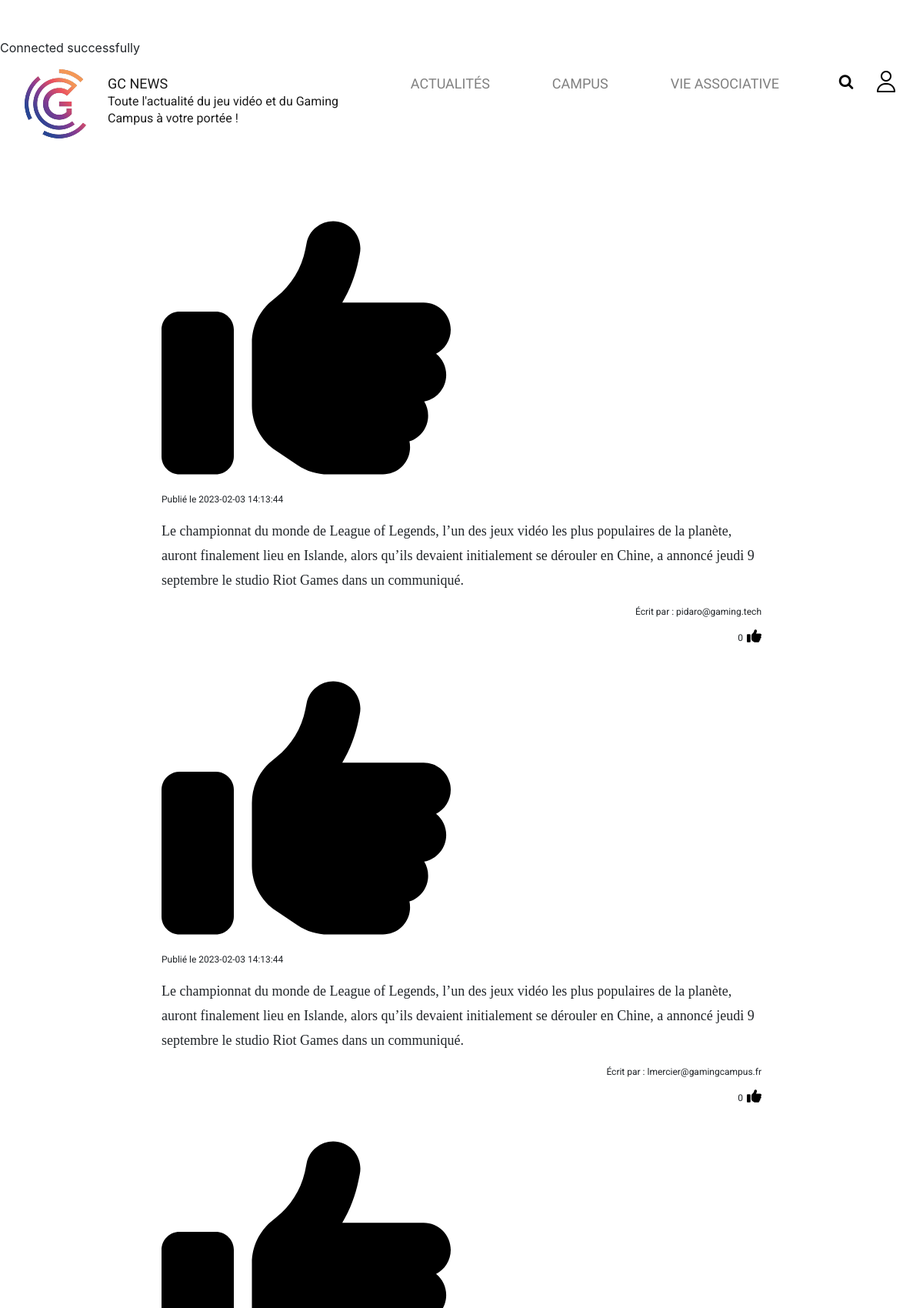
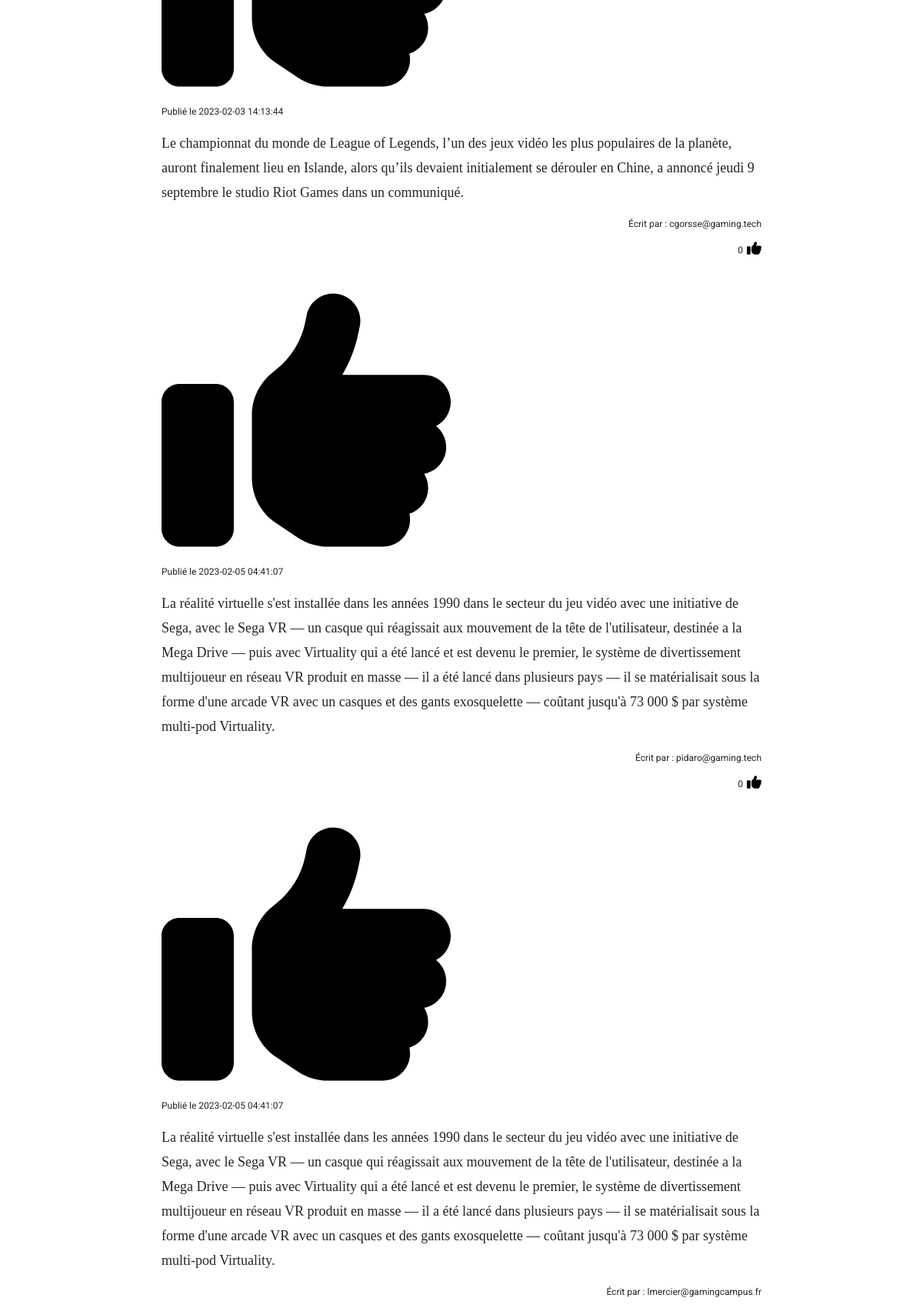
The app's page /article.php (upper part) with its own data (2 pictures, top to bottom).
### tables this page shows
CREATE TABLE `user` (
  `id_user` int(11) NOT NULL,
  `email` varchar(100) NOT NULL,
  `pass` varchar(100) NOT NULL,
  `classe_user` varchar(50) NOT NULL
);

CREATE TABLE `article` (
  `id_article` int(11) NOT NULL,
  `id_auteur` int(11) NOT NULL,
  `description_article` varchar(255) NOT NULL,
  `image_article` varchar(50) NOT NULL,
  `classe_article` varchar(50) NOT NULL,
  `article_texte` text NOT NULL,
  `date_publication` datetime NOT NULL DEFAULT current_timestamp(),
  `mots_clés_article` varchar(255) NOT NULL,
  `categorie_article` varchar(50) NOT NULL,
  `like_article` bigint(20) NOT NULL DEFAULT 0
);

### config/database.php (called while the page is built)
<?php
require 'config/constants.php';
?>

### article.php (the view, shortened to what this page needs)
<!DOCTYPE html>
<html lang="fr">
    <head>
        <link href="https://cdn.jsdelivr.net/npm/bootstrap@5.3.0-alpha1/dist/css/bootstrap.min.css" rel="stylesheet">
        <link rel="stylesheet" href="https://cdn.jsdelivr.net/npm/bootstrap@4.1.3/dist/css/bootstrap.min.css">
        <link rel="stylesheet" href="https://cdnjs.cloudflare.com/ajax/libs/font-awesome/4.7.0/css/font-awesome.min.css">
        <link rel="stylesheet" href="CSS/index.css"/>
</head>
<body>
<?php
    include 'partials/header.php';
    require_once('config/constants.php');
    $info = new takeinfo($conn);
    $art = $info->getArticle(2);
    $user = $info->getUser(2);
?>
<?php foreach ($art as $article)
    {
        foreach ($user as $ppl)
        {
?>
<div class="main-article">
    <div class="title-art">
    </div>
    <div class="image-art">
        <img src="assets/thumbs-up-solid.svg" alt="">
    </div>
    <div class="date-art">
        <p>Publié le <?php echo $article['date_publication']; ?></p>
    </div>
    <div class="content-art">
        <p><?php echo $article['article_texte']; ?></p>
    </div>
    <div class="author-art">
        <p>Écrit par : <?php echo $ppl['email']; ?></p>
    </div>
    <div class="like-art">
        <p><?php echo $article['like_article']; ?></p>
        <a href="">
            <img class="logo-like" src="assets/thumbs-up-solid.svg" alt="like-button">
        </a>
    </div>
</div>
<?php
}}
?>
<?php
include 'partials/footer.php';
?>
</body>
</html>

### config/constants.php (shortened to what this page needs)
<?php
class takeinfo {
    function __construct($db){
        $this->db = $db;
    }
    function getArticle($art){
        $sql = "SELECT * FROM article";
        $stm = $this->db->prepare($sql);
        $stm->execute(array($art));
        return $stm->fetchAll();
    }
    function getUser($user){
        $sql = "SELECT * FROM user";
        $stm = $this->db->prepare($sql);
        $stm->execute(array($user));
        return $stm->fetchAll();
    }
}
try {
    echo "Connected successfully";
    }
catch(PDOException $e)
   {
   echo "Connection failed: " . $e->getMessage();
   }
?>

### partials/header.php (shortened to what this page needs)
<?php
require 'config/database.php';
?>
<!DOCTYPE html>
<html lang="fr">
    <head>
        <link href="https://cdn.jsdelivr.net/npm/bootstrap@5.3.0-alpha1/dist/css/bootstrap.min.css" rel="stylesheet">
        <link rel="stylesheet" href="https://cdn.jsdelivr.net/npm/bootstrap@4.1.3/dist/css/bootstrap.min.css">
        <link rel="stylesheet" href="https://cdnjs.cloudflare.com/ajax/libs/font-awesome/4.7.0/css/font-awesome.min.css">
        <link rel="stylesheet" href="CSS/index.css"/>
</head>
  <body>
   <div class="navbar">
    <nav class="navbar navbar-expand-lg navbar-light">
        <img class="imglogogc" src="assets/logogamingcampus.png" alt="Logo Gaming Campus" >
        <div class="collapse navbar-collapse" id="navbarSupportedContent">
          <ul class="navbar-nav mr-auto">
            <li class="nav-item active">
              <h1 class="nav-link" href="<?=ROOT_URL?>">GC NEWS<br><span>Toute l'actualité du jeu vidéo et du Gaming Campus à votre portée !</span><span class="sr-only"></span></h1>
            </li>
            <li class="nav-item dropdown">
              <a class="nav-link dropdown-toggle" href="#" id="navbarDropdown" role="button" data-toggle="dropdown">
                ACTUALITÉS
              </a>
            </li>
            <li class="nav-item dropdown">
              <a class="nav-link dropdown-toggle" href="#" id="navbarDropdown" role="button" data-toggle="dropdown">
                CAMPUS
              </a>
            </li>
            <li class="nav-item dropdown">
              <a class="nav-link dropdown-toggle" href="#" id="navbarDropdown" role="button" data-toggle="dropdown">
                VIE ASSOCIATIVE
              </a>
            </li>
            <div class="search-box">
              <button class="btn-search"><i class="fa fa-search"></i></button>
              <input type="text" class="input-search" placeholder="Que cherchez-vous ?">
            </div>
            <div class="profile-btn">
              <a href="admin/admin.php" title="Profil">
                <img class="iconprofil" src="assets/iconprofile.png" alt="Profil" width="32px"
                height="32px">
              </a>
            </div>
          </ul>
        </div>
      </nav>
    </div>

### partials/footer.php (shortened to what this page needs)
</body>
</html>

### CSS/index.css (style rules this page uses)
body { margin-top: 50px; }
.navbar { display: flex; margin-left: auto; margin-right: auto; height: 100%; padding-bottom: 1cm; }
.navbar .collapse h1 { font-family: 'Red Rose', cursive; font-size: 18px; line-height: 22px; }
.navbar .collapse h1 span { font-family: 'Roboto', sans-serif; font-size: 16px; line-height: 19px; }
.navbar li { margin-right: 65px; color: black; }
#navbarDropdown { font-family: 'Red Rose', cursive; font-size: 18px; line-height: 22px; }
.dropdown-toggle::after { content: none; }
@media only screen and (min-width: 1200px) { .imglogogc { padding-right: 20px; } }
.search-box { width: fit-content; height: fit-content; position: relative; }
.input-search { height: 50px; width: 50px; border-style: none; padding: 10px; font-size: 18px; letter-spacing: 2px; outline: none; border-radius: 25px; transition: all .5s ease-in-out; padding-right: 40px; color:rgb(0, 0, 0); }
.input-search::placeholder { color:rgba(0, 0, 0, 0.5); font-size: 18px; letter-spacing: 2px; font-weight: 100; }
.btn-search { width: 32px; height: 32px; border-style: none; font-size: 20px; font-weight: bold; outline: none; cursor: pointer; border-radius: 50%; position: absolute; right: 20px; color:#030303 ; background-color:transparent; pointer-events: painted; }
.main-article { display: flex; flex-direction: column; font-family: 'Playfair Display', serif; font-weight: 400; font-size: 18px; line-height: 32px; height: 100%; margin-left: 17.5%; margin-right: 17.5%; }
.main-article .author-art { font-family: 'Roboto', sans-serif; font-weight: 400; font-size: 12px; line-height: 18px; display: flex; justify-content: flex-end; }
.image-art img { max-width: 675px; max-height: 376px; width: auto; height: auto; }
.like-art { display: flex; flex-direction: row; }
.main-article .date-art, .main-article .like-art { font-family: 'Roboto', sans-serif; font-weight: 400; font-size: 12px; line-height: 18px; justify-content: flex-end; }
.main-article .logo-like { width: 19px; position: inherit; margin: -5px 0 0 5px; }
* { margin: 0; padding: 0; text-decoration: none; list-style: none; }
body { background: var(--color1); }

### records on screen
article: date_publication "2023-02-03 14:13:44", article_texte "Le championnat du monde de League of Legends, l’un des jeux vidéo les plus populaires de la planète, auront finalement lieu en Islande, alors qu’ils devaient initialement se dérouler en Chine, a annoncé jeudi 9 septembre le studio Riot Games dans un communiqué.", like_article "0"
user: email "pidaro@gaming.tech"
user: email "lmercier@gamingcampus.fr"
user: email "cgorsse@gaming.tech"
article: date_publication "2023-02-05 04:41:07", article_texte "La réalité virtuelle s'est installée dans les années 1990 dans le secteur du jeu vidéo avec une initiative de Sega, avec le Sega VR — un casque qui réagissait aux mouvement de la tête de l'utilisateur, destinée a la Mega Drive — puis avec Virtuality qui a été lancé et est devenu le premier, le système de divertissement multijoueur en réseau VR produit en masse — il a été lancé dans plusieurs pays — il se matérialisait sous la forme d'une arcade VR avec un casques et des gants exosquelette — coûtant jusqu'à 73 000 $ par système multi-pod Virtuality.", like_article "0"
